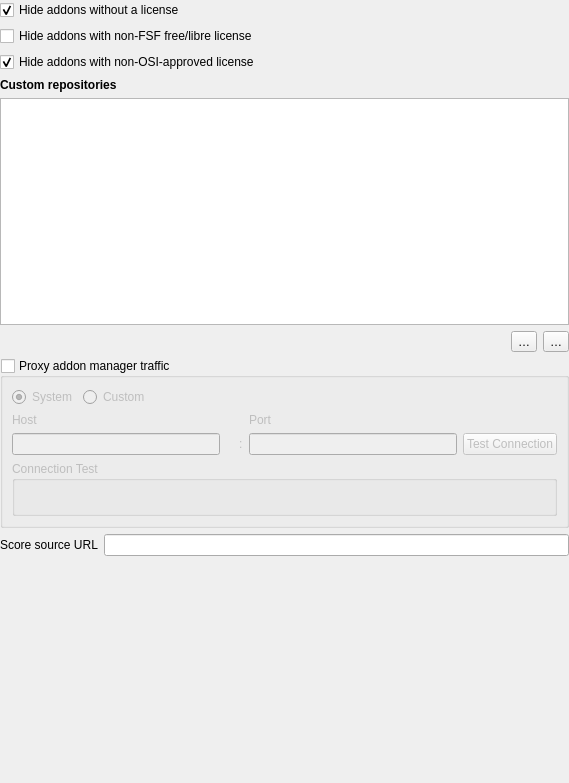
<?xml version="1.0" encoding="UTF-8"?>
<ui version="4.0">
 <class>Gui::Dialog::DlgSettingsAddonManager</class>
 <widget class="QWidget" name="Gui::Dialog::DlgSettingsAddonManager">
  <property name="geometry">
   <rect>
    <x>0</x>
    <y>0</y>
    <width>569</width>
    <height>783</height>
   </rect>
  </property>
  <property name="windowTitle">
   <string>Addon Manager Options</string>
  </property>
  <layout class="QVBoxLayout" name="verticalLayout">
   <property name="leftMargin">
    <number>0</number>
   </property>
   <property name="topMargin">
    <number>0</number>
   </property>
   <property name="rightMargin">
    <number>0</number>
   </property>
   <property name="bottomMargin">
    <number>0</number>
   </property>
   <item>
    <widget class="Gui::PrefCheckBox" name="guiprefcheckboxhideunlicensed">
     <property name="text">
      <string>Hide addons without a license</string>
     </property>
     <property name="checked">
      <bool>true</bool>
     </property>
     <property name="prefEntry" stdset="0">
      <cstring>HideUnlicensed</cstring>
     </property>
     <property name="prefPath" stdset="0">
      <cstring>Addons</cstring>
     </property>
    </widget>
   </item>
   <item>
    <widget class="Gui::PrefCheckBox" name="guiprefcheckboxhidenonfsf">
     <property name="text">
      <string>Hide addons with non-FSF free/libre license</string>
     </property>
     <property name="checked">
      <bool>false</bool>
     </property>
     <property name="prefEntry" stdset="0">
      <cstring>HideNonFSFFreeLibre</cstring>
     </property>
     <property name="prefPath" stdset="0">
      <cstring>Addons</cstring>
     </property>
    </widget>
   </item>
   <item>
    <widget class="Gui::PrefCheckBox" name="guiprefcheckboxnonosi">
     <property name="text">
      <string>Hide addons with non-OSI-approved license</string>
     </property>
     <property name="checked">
      <bool>true</bool>
     </property>
     <property name="prefEntry" stdset="0">
      <cstring>HideNonOSIApproved</cstring>
     </property>
     <property name="prefPath" stdset="0">
      <cstring>Addons</cstring>
     </property>
    </widget>
   </item>
   <item>
    <widget class="QLabel" name="label">
     <property name="font">
      <font>
       <bold>true</bold>
      </font>
     </property>
     <property name="text">
      <string>Custom repositories</string>
     </property>
    </widget>
   </item>
   <item>
    <widget class="QTableView" name="customRepositoriesTableView">
     <property name="alternatingRowColors">
      <bool>true</bool>
     </property>
     <property name="selectionMode">
      <enum>QAbstractItemView::SelectionMode::SingleSelection</enum>
     </property>
     <property name="selectionBehavior">
      <enum>QAbstractItemView::SelectionBehavior::SelectRows</enum>
     </property>
     <property name="sortingEnabled">
      <bool>false</bool>
     </property>
    </widget>
   </item>
   <item>
    <layout class="QHBoxLayout" name="horizontalLayout_2">
     <item>
      <spacer name="horizontalSpacer">
       <property name="orientation">
        <enum>Qt::Orientation::Horizontal</enum>
       </property>
       <property name="sizeHint" stdset="0">
        <size>
         <width>40</width>
         <height>20</height>
        </size>
       </property>
      </spacer>
     </item>
     <item>
      <widget class="QToolButton" name="addCustomRepositoryButton">
       <property name="text">
        <string >…</string>
       </property>
      </widget>
     </item>
     <item>
      <widget class="QToolButton" name="removeCustomRepositoryButton">
       <property name="text">
        <string >…</string>
       </property>
      </widget>
     </item>
    </layout>
   </item>
   <item>
    <widget class="QGroupBox" name="proxyGroupBox">
     <property name="toolTip">
      <string>Use a proxy server for access to addon data</string>
     </property>
     <property name="title">
      <string>Proxy addon manager traffic</string>
     </property>
     <property name="flat">
      <bool>false</bool>
     </property>
     <property name="checkable">
      <bool>true</bool>
     </property>
     <property name="checked">
      <bool>false</bool>
     </property>
     <layout class="QVBoxLayout" name="verticalLayout_2">
      <item>
       <layout class="QHBoxLayout" name="proxyMainButtonLayout">
        <item>
         <widget class="QRadioButton" name="systemProxyButton">
          <property name="toolTip">
           <string>Use the system's proxy settings</string>
          </property>
          <property name="text">
           <string>System</string>
          </property>
          <property name="checked">
           <bool>true</bool>
          </property>
          <property name="autoExclusive">
           <bool>true</bool>
          </property>
         </widget>
        </item>
        <item>
         <widget class="QRadioButton" name="customProxyButton">
          <property name="toolTip">
           <string>Use custom proxy settings</string>
          </property>
          <property name="text">
           <string>Custom</string>
          </property>
          <property name="autoExclusive">
           <bool>true</bool>
          </property>
         </widget>
        </item>
        <item>
         <spacer name="horizontalSpacer_3">
          <property name="orientation">
           <enum>Qt::Orientation::Horizontal</enum>
          </property>
          <property name="sizeHint" stdset="0">
           <size>
            <width>40</width>
            <height>20</height>
           </size>
          </property>
         </spacer>
        </item>
       </layout>
      </item>
      <item>
       <layout class="QGridLayout" name="proxyHostSettingLayout">
        <item row="0" column="0">
         <widget class="QLabel" name="proxyHostLabel">
          <property name="text">
           <string>Host</string>
          </property>
         </widget>
        </item>
        <item row="1" column="2">
         <widget class="QLabel" name="proxyColonSeparatorLabel">
          <property name="text">
           <string>:</string>
          </property>
         </widget>
        </item>
        <item row="1" column="3">
         <widget class="QLineEdit" name="proxyPortLineEdit"/>
        </item>
        <item row="0" column="3">
         <widget class="QLabel" name="proxyPortLabel">
          <property name="text">
           <string>Port</string>
          </property>
         </widget>
        </item>
        <item row="1" column="1">
         <widget class="QLabel" name="proxyHostInvalidIcon"/>
        </item>
        <item row="1" column="4">
         <widget class="QPushButton" name="proxyTestButton">
          <property name="toolTip">
           <string>Test these proxy settings</string>
          </property>
          <property name="text">
           <string>Test Connection</string>
          </property>
         </widget>
        </item>
        <item row="1" column="0">
         <widget class="QLineEdit" name="proxyHostLineEdit"/>
        </item>
       </layout>
      </item>
      <item>
       <widget class="QGroupBox" name="proxyStatusTestGroupBox">
        <property name="title">
         <string>Connection Test</string>
        </property>
        <layout class="QHBoxLayout" name="proxyStatusTestLayout">
         <item>
          <widget class="QLabel" name="proxyStatusTestOutputLabel">
           <property name="text">
            <string/>
           </property>
          </widget>
         </item>
        </layout>
       </widget>
      </item>
     </layout>
    </widget>
   </item>
   <item>
    <layout class="QHBoxLayout" name="horizontalLayoutScore">
     <item>
      <widget class="QLabel" name="label_score">
       <property name="text">
        <string>Score source URL</string>
       </property>
      </widget>
     </item>
     <item>
      <widget class="Gui::PrefLineEdit" name="guipreflineeditscoresourceurl">
       <property name="sizePolicy">
        <sizepolicy hsizetype="Expanding" vsizetype="Fixed">
         <horstretch>0</horstretch>
         <verstretch>0</verstretch>
        </sizepolicy>
       </property>
       <property name="toolTip">
        <string>The URL for the addon score data (see Addon Manager wiki page for formatting and hosting details)</string>
       </property>
       <property name="prefEntry" stdset="0">
        <cstring>AddonsScoreURL</cstring>
       </property>
       <property name="prefPath" stdset="0">
        <cstring>Addons</cstring>
       </property>
      </widget>
     </item>
    </layout>
   </item>
   <item>
    <spacer name="verticalSpacer">
     <property name="orientation">
      <enum>Qt::Orientation::Vertical</enum>
     </property>
     <property name="sizeHint" stdset="0">
      <size>
       <width>20</width>
       <height>40</height>
      </size>
     </property>
    </spacer>
   </item>
  </layout>
 </widget>
 <customwidgets>
  <customwidget>
   <class>Gui::PrefCheckBox</class>
   <extends>QCheckBox</extends>
   <header>Gui/PrefWidgets.h</header>
  </customwidget>
  <customwidget>
   <class>Gui::PrefLineEdit</class>
   <extends>QLineEdit</extends>
   <header>Gui/PrefWidgets.h</header>
  </customwidget>
 </customwidgets>
 <tabstops>
  <tabstop>guiprefcheckboxhideunlicensed</tabstop>
  <tabstop>guiprefcheckboxhidenonfsf</tabstop>
  <tabstop>guiprefcheckboxnonosi</tabstop>
  <tabstop>customRepositoriesTableView</tabstop>
  <tabstop>addCustomRepositoryButton</tabstop>
  <tabstop>removeCustomRepositoryButton</tabstop>
  <tabstop>proxyGroupBox</tabstop>
  <tabstop>systemProxyButton</tabstop>
  <tabstop>customProxyButton</tabstop>
  <tabstop>proxyHostLineEdit</tabstop>
  <tabstop>proxyPortLineEdit</tabstop>
  <tabstop>proxyTestButton</tabstop>
  <tabstop>guipreflineeditscoresourceurl</tabstop>
 </tabstops>
 <resources/>
 <connections/>
</ui>
